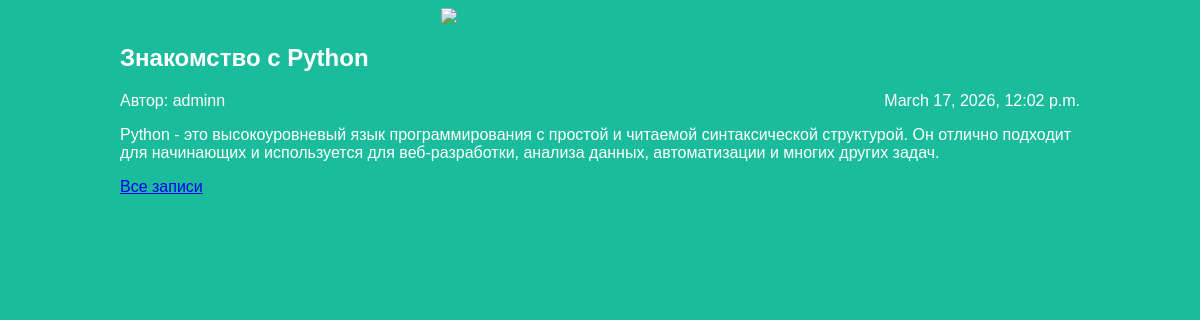
The app's page /article/1/ with its own data.
### articles/models.py (models this page shows, shortened)
class Article(models.Model):
    title = models.CharField(max_length=200)
    author = models.CharField(max_length=100)
    text = models.TextField()
    created_date = models.DateTimeField(auto_now_add=True)

### articles/views.py (the view)
# urls.py: path('article/<int:article_id>/', views.get_article, name='get_article'),
def get_article(request, article_id):
    post = get_object_or_404(Article, id=article_id)
    return render(request, 'article.html', {"post": post})

### articles/templates/article.html (shortened to what this page needs)
{% load static %}
<!DOCTYPE html>
<html>
<head>
    <link rel="stylesheet" href="{% static 'css/article.css' %}">
</head>
<body class="article">
<div class="header">
    <img src="{% static 'img/logo.png' %}">
</div>
<h2 class="post-title">
    <a href="/article/{{ post.id }}/">{{ post.title }}</a>
</h2>
<div class="article-author">
    Автор: {{ post.author }}
</div>
<div class="article-created-date">
    {{ post.created_date }}
</div>
<p>{{ post.text }}</p>
<a href="/">Все записи</a>
</body>
</html>

### articles/static/css/article.css (style rules this page uses)
body { background: #1abc9c; font-family: Tahoma, Arial, sans-serif; color: #ffffff; }
.header img { display: block; width: 318px; margin-left: auto; margin-right: auto; }
.archive, .article { width: 960px; margin-left: auto; margin-right: auto; }
.post-title a { color: #ffffff; text-decoration: none; }
.article-author { width: 50%; float: left; }
.article-created-date { text-align: right; }
body { background:#1abc9c(to right, #3ca55c, #b5ac49); color: white; font-family: Arial; }

### records on screen
Article: title "Знакомство с Python", author "adminn", created_date "March 17, 2026, 12:02 p.m.", text "Python - это высокоуровневый язык программирования с простой и читаемой синтаксической структурой. Он отлично подходит для начинающих и используется для веб-разработки, анализа данных, автоматизации и многих других задач."
